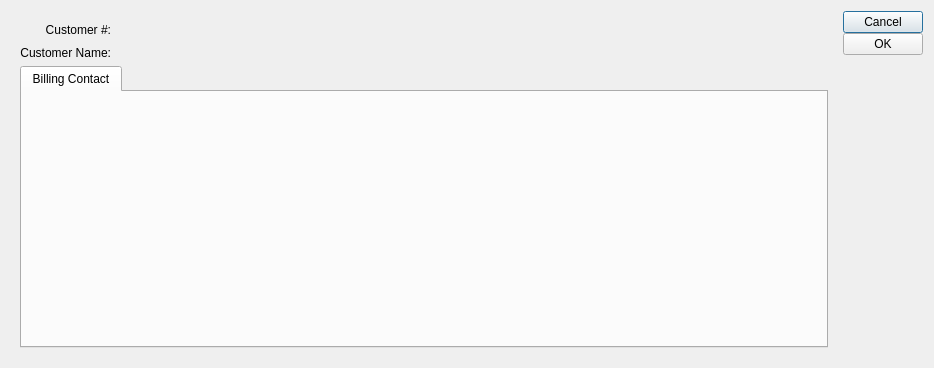
<ui version="4.0" >
 <comment>This file is part of the xtpos package for xTuple ERP: PostBooks Edition, a free and
open source Enterprise Resource Planning software suite,
Copyright (c) 1999-2011 by OpenMFG LLC, d/b/a xTuple.
It is licensed to you under the Common Public Attribution License
version 1.0, the full text of which (including xTuple-specific Exhibits)
is available at www.xtuple.com/CPAL.  By using this software, you agree
to be bound by its terms.</comment>
 <class>retailCustomer</class>
 <widget class="QDialog" name="retailCustomer" >
  <property name="geometry" >
   <rect>
    <x>0</x>
    <y>0</y>
    <width>934</width>
    <height>368</height>
   </rect>
  </property>
  <property name="sizePolicy" >
   <sizepolicy vsizetype="Fixed" hsizetype="Fixed" >
    <horstretch>0</horstretch>
    <verstretch>0</verstretch>
   </sizepolicy>
  </property>
  <property name="windowTitle" >
   <string>Cash Register</string>
  </property>
  <property name="schemaName" stdset="0" >
   <string notr="true">xtpos</string>
  </property>
  <property name="tableName" stdset="0" >
   <string notr="true">api_cashregister</string>
  </property>
  <property name="primaryKeyColumns" stdset="0" >
   <number>2</number>
  </property>
  <property name="screenTitle" stdset="0" >
   <string/>
  </property>
  <layout class="QGridLayout" name="gridLayout_3" >
   <item row="0" column="0" >
    <widget class="Screen" name="_customer" >
     <property name="schemaName" >
      <string notr="true">api</string>
     </property>
     <property name="tableName" >
      <string notr="true">customer</string>
     </property>
     <layout class="QGridLayout" name="gridLayout_2" >
      <item row="0" column="0" >
       <widget class="QLabel" name="_numberLit" >
        <property name="text" >
         <string>Customer #:</string>
        </property>
        <property name="alignment" >
         <set>Qt::AlignRight|Qt::AlignTrailing|Qt::AlignVCenter</set>
        </property>
       </widget>
      </item>
      <item row="0" column="1" >
       <widget class="XLineEdit" name="_number" >
        <property name="sizePolicy" >
         <sizepolicy vsizetype="Fixed" hsizetype="Preferred" >
          <horstretch>0</horstretch>
          <verstretch>0</verstretch>
         </sizepolicy>
        </property>
        <property name="fieldName" >
         <string notr="true">customer_number</string>
        </property>
       </widget>
      </item>
      <item row="0" column="2" >
       <spacer name="horizontalSpacer" >
        <property name="orientation" >
         <enum>Qt::Horizontal</enum>
        </property>
        <property name="sizeHint" stdset="0" >
         <size>
          <width>325</width>
          <height>20</height>
         </size>
        </property>
       </spacer>
      </item>
      <item row="1" column="0" >
       <widget class="QLabel" name="_nameLit" >
        <property name="text" >
         <string>Customer Name:</string>
        </property>
        <property name="alignment" >
         <set>Qt::AlignRight|Qt::AlignTrailing|Qt::AlignVCenter</set>
        </property>
       </widget>
      </item>
      <item row="1" column="1" colspan="2" >
       <widget class="XLineEdit" name="_name" >
        <property name="fieldName" >
         <string notr="true">customer_name</string>
        </property>
       </widget>
      </item>
      <item row="2" column="0" colspan="3" >
       <widget class="QTabWidget" name="_tab" >
        <property name="currentIndex" >
         <number>0</number>
        </property>
        <widget class="QWidget" name="_contactPage" >
         <attribute name="title" >
          <string>Billing Contact</string>
         </attribute>
         <layout class="QGridLayout" name="gridLayout" >
          <item row="0" column="0" >
           <widget class="ContactWidget" name="_billingContact" >
            <property name="accountVisible" >
             <bool>false</bool>
            </property>
            <property name="ownerEnabled" >
             <bool>false</bool>
            </property>
            <property name="activeVisible" >
             <bool>false</bool>
            </property>
            <property name="initialsVisible" >
             <bool>false</bool>
            </property>
            <property name="fieldNameChange" >
             <string notr="true">billing_contact_change</string>
            </property>
            <property name="fieldNameNumber" >
             <string notr="true">billing_contact_number</string>
            </property>
            <property name="fieldNameFirst" >
             <string notr="true">billing_contact_first</string>
            </property>
            <property name="fieldNameMiddle" >
             <string notr="true">billing_contact_middle</string>
            </property>
            <property name="fieldNameLast" >
             <string notr="true">billing_contact_last</string>
            </property>
            <property name="fieldNameSuffix" >
             <string notr="true">billing_contact_suffix</string>
            </property>
            <property name="fieldNameTitle" >
             <string notr="true">billing_contact_job_title</string>
            </property>
            <property name="fieldNamePhone" >
             <string notr="true">billing_contact_voice</string>
            </property>
            <property name="fieldNamePhone2" >
             <string notr="true">billing_contact_alternate</string>
            </property>
            <property name="fieldNameFax" >
             <string notr="true">billing_contact_fax</string>
            </property>
            <property name="fieldNameEmailAddress" >
             <string notr="true">billing_contact_email</string>
            </property>
            <property name="fieldNameWebAddress" >
             <string notr="true">billing_contact_web</string>
            </property>
            <property name="fieldNameAddressChange" stdset="0" >
             <string notr="true">billing_contact_address_change</string>
            </property>
            <property name="fieldNameAddressNumber" stdset="0" >
             <string notr="true">billing_contact_address_number</string>
            </property>
            <property name="fieldNameLine1" >
             <string notr="true">billing_contact_address1</string>
            </property>
            <property name="fieldNameLine2" >
             <string notr="true">billing_contact_address2</string>
            </property>
            <property name="fieldNameLine3" >
             <string notr="true">billing_contact_address3</string>
            </property>
            <property name="fieldNameCity" >
             <string notr="true">billing_contact_city</string>
            </property>
            <property name="fieldNameState" >
             <string notr="true">billing_contact_state</string>
            </property>
            <property name="fieldNamePostalCode" >
             <string notr="true">billing_contact_postalcode</string>
            </property>
            <property name="fieldNameCountry" >
             <string notr="true">billing_contact_country</string>
            </property>
           </widget>
          </item>
         </layout>
        </widget>
       </widget>
      </item>
     </layout>
    </widget>
   </item>
   <item row="0" column="1" >
    <layout class="QVBoxLayout" >
     <item>
      <layout class="QVBoxLayout" >
       <property name="spacing" >
        <number>0</number>
       </property>
       <item>
        <widget class="QPushButton" name="_cancel" >
         <property name="text" >
          <string>Cancel</string>
         </property>
        </widget>
       </item>
       <item>
        <widget class="QPushButton" name="_ok" >
         <property name="text" >
          <string>OK</string>
         </property>
        </widget>
       </item>
      </layout>
     </item>
     <item>
      <spacer>
       <property name="orientation" >
        <enum>Qt::Vertical</enum>
       </property>
       <property name="sizeHint" stdset="0" >
        <size>
         <width>20</width>
         <height>40</height>
        </size>
       </property>
      </spacer>
     </item>
    </layout>
   </item>
  </layout>
 </widget>
 <customwidgets>
  <customwidget>
   <class>ContactWidget</class>
   <extends></extends>
   <header>contactwidget.h</header>
  </customwidget>
  <customwidget>
   <class>Screen</class>
   <extends></extends>
   <header>screen.h</header>
   <container>1</container>
  </customwidget>
  <customwidget>
   <class>XLineEdit</class>
   <extends></extends>
   <header>xlineedit.h</header>
  </customwidget>
 </customwidgets>
 <resources/>
 <connections>
  <connection>
   <sender>_customer</sender>
   <signal>newDataWidgetMapper(XDataWidgetMapper*)</signal>
   <receiver>_billingContact</receiver>
   <slot>setDataWidgetMap(XDataWidgetMapper*)</slot>
   <hints>
    <hint type="sourcelabel" >
     <x>594</x>
     <y>17</y>
    </hint>
    <hint type="destinationlabel" >
     <x>420</x>
     <y>223</y>
    </hint>
   </hints>
  </connection>
  <connection>
   <sender>_customer</sender>
   <signal>newDataWidgetMapper(XDataWidgetMapper*)</signal>
   <receiver>_number</receiver>
   <slot>setDataWidgetMap(XDataWidgetMapper*)</slot>
   <hints>
    <hint type="sourcelabel" >
     <x>344</x>
     <y>22</y>
    </hint>
    <hint type="destinationlabel" >
     <x>243</x>
     <y>29</y>
    </hint>
   </hints>
  </connection>
  <connection>
   <sender>_customer</sender>
   <signal>newDataWidgetMapper(XDataWidgetMapper*)</signal>
   <receiver>_name</receiver>
   <slot>setDataWidgetMap(XDataWidgetMapper*)</slot>
   <hints>
    <hint type="sourcelabel" >
     <x>512</x>
     <y>16</y>
    </hint>
    <hint type="destinationlabel" >
     <x>434</x>
     <y>65</y>
    </hint>
   </hints>
  </connection>
 </connections>
</ui>
